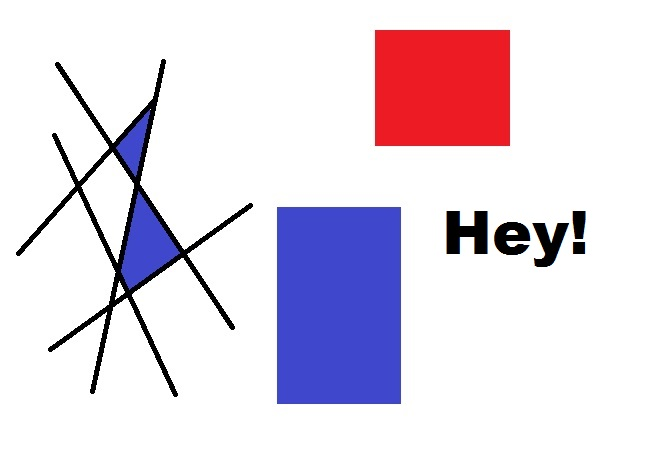
#> input picture PRACTICA_10_Fondo y esquinas/opencv-corner-detection-sample.jpg, 653 x 457 px, given in place of the camera
$ python 'P7_Filtro_Final mejorado Pt.2.py'
#> lines starting #> are read from the running program, lines starting #| are printed output that depends on the picture; after the words box and inside, x2 and y2 are one past the last pixel; in counts of white or black regions, pixels touching at a corner belong together
import cv2
import numpy as np

# Inicializar la cámara
cap = cv2.VideoCapture(0)

# Rango de azul definido en RGB (más intuitivo para ti)
min_RGB = np.array([0, 0, 150])
max_RGB = np.array([80, 150, 250])

# Convertir a BGR (formato que usa OpenCV)
bgr_min = min_RGB[::-1]
bgr_max = max_RGB[::-1]

# Crear barra visual del rango de color
def create_color_bar(min_color, max_color, width=300, height=50):
#> called with min_color = array of shape (3,), max_color = array of shape (3,), width = 300, height = 50
    bar = np.zeros((height, width, 3), dtype=np.uint8)
    for i in range(width):
        alpha = i / width
        color = (1 - alpha) * min_color + alpha * max_color
        bar[:, i] = color
    return bar.astype(np.uint8)

color_bar = create_color_bar(bgr_min, bgr_max)

# Bucle principal
while True:
    ret, frame = cap.read()
#> frame is the input picture: shape (457, 653, 3); mean B, G, R 229.7, 216.9, 227
    if not ret:
        break

    # Crear máscara cruda desde la imagen original
    mask = cv2.inRange(frame, bgr_min, bgr_max)
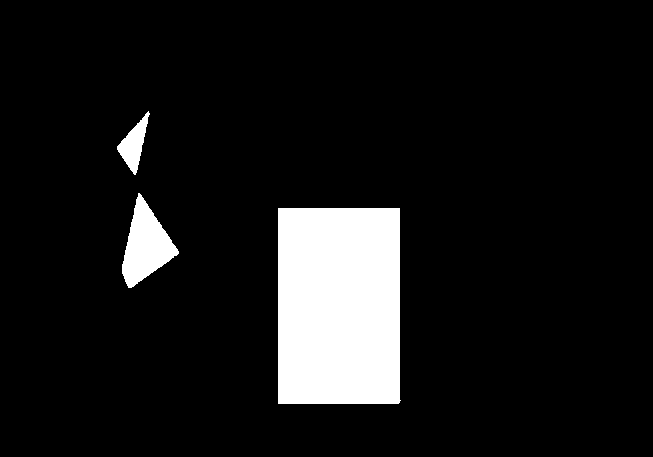
#> mask: shape (457, 653); 9.3% white; 3 white regions, box (x1, y1, x2, y2) and area: (278, 208, 401, 404) 23912, (122, 193, 179, 288) 2811, (117, 111, 150, 175) 897

    # Aplicar la máscara cruda a la imagen original
    res_crudo = cv2.bitwise_and(frame, frame, mask=mask)
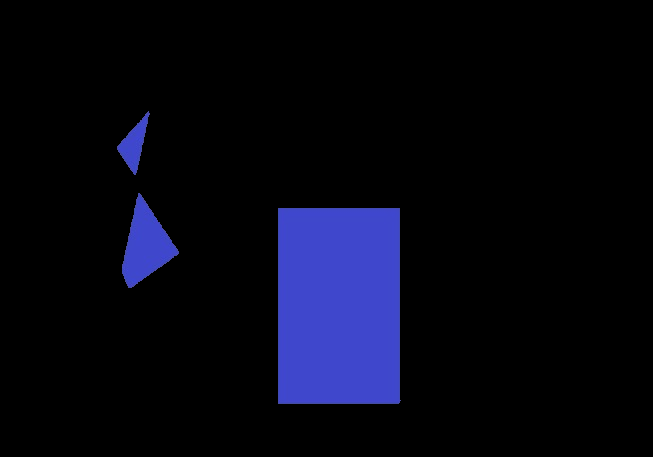
#> res_crudo: shape (457, 653, 3); mean B, G, R 18.7, 6.6, 5.9

    # Crear kernel para operaciones morfológicas
    kernel = np.ones((6, 6), np.uint8)

    # === ORDEN: TopHat → Cierre → BlackHat ===

    # 1. TopHat sobre la máscara cruda
    tophat = cv2.morphologyEx(mask, cv2.MORPH_TOPHAT, kernel)
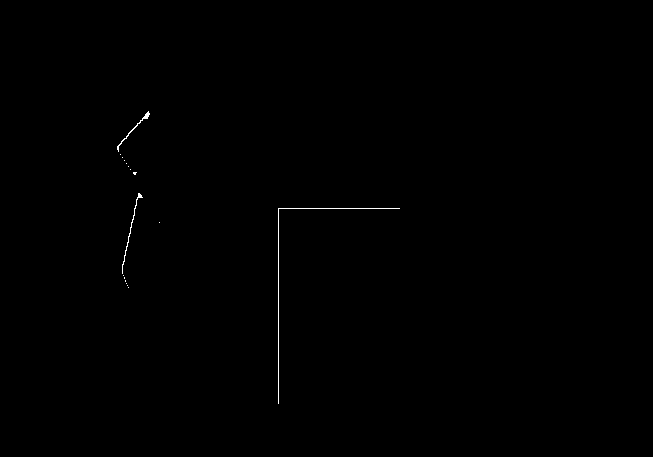
#> tophat: shape (457, 653); 0.18% white in thin lines or dots, all inside (x1, y1, x2, y2) = (117, 111, 400, 404)

    # 2. Cierre aplicado a la imagen resultante del TopHat
    closing = cv2.morphologyEx(tophat, cv2.MORPH_CLOSE, kernel)
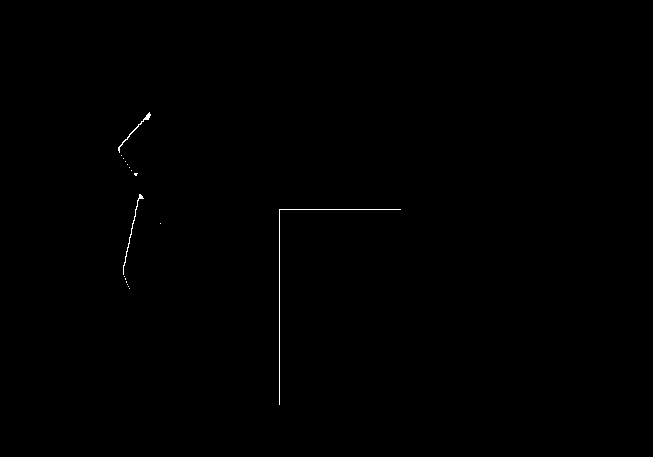
#> closing: shape (457, 653); 0.18% white in thin lines or dots, all inside (x1, y1, x2, y2) = (118, 112, 401, 405)

    # 3. BlackHat sobre la imagen del cierre
    blackhat = cv2.morphologyEx(closing, cv2.MORPH_BLACKHAT, kernel)
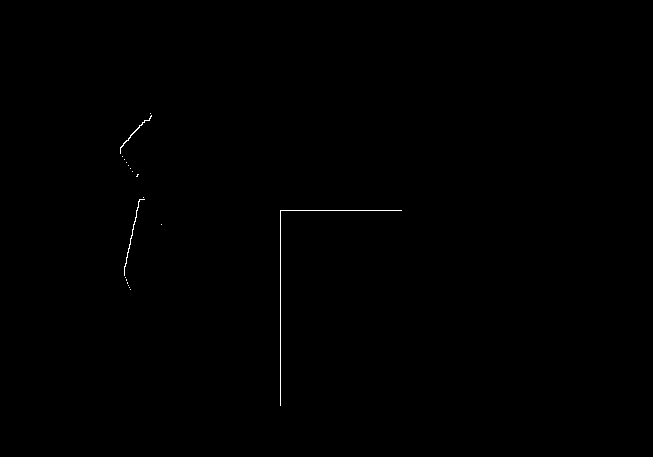
#> blackhat: shape (457, 653); 0.17% white in thin lines or dots, all inside (x1, y1, x2, y2) = (120, 113, 402, 406)

    # 4. Resultado final: aplicar esta máscara (blackhat) al frame
    resultado_final = cv2.bitwise_and(frame, frame, mask=blackhat)

    # Mostrar todas las ventanas
    cv2.imshow('Original', frame)
    cv2.imshow('Mascara Cruda', mask)
    cv2.imshow('Crudo Aplicado', res_crudo)
    #cv2.imshow('TopHat', tophat)
    cv2.imshow('Cierre (después de TopHat)', closing)
    cv2.imshow('BlackHat (después de Cierre)', blackhat)
    cv2.imshow('Resultado Final', resultado_final)
    cv2.imshow('Color Range (RGB)', color_bar)
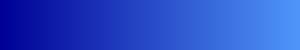
#> window 'Color Range (RGB)': shape (50, 300, 3); mean B, G, R 199.5, 74.5, 39.4

    # Salir con ESC
    if cv2.waitKey(5) & 0xFF == 27:
#> (key Esc is pressed here)
        break

# Liberar recursos
cap.release()
cv2.destroyAllWindows()

$ run again, on PRACTICA_10_Fondo y esquinas/fig.jpg
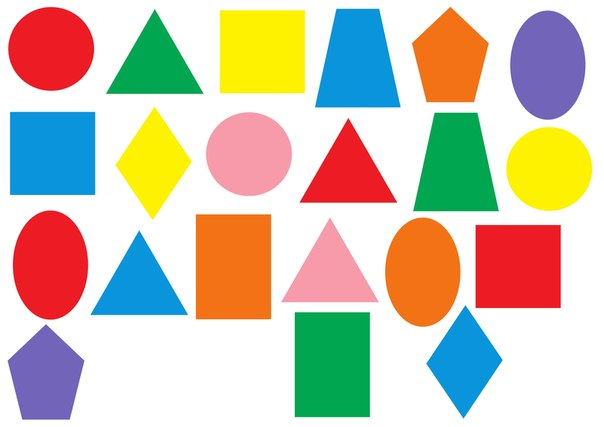
#> input picture PRACTICA_10_Fondo y esquinas/fig.jpg, 604 x 427 px, given in place of the camera
#> frame is the input picture: shape (427, 604, 3); mean B, G, R 178.5, 196.4, 206.1
#> `mask = cv2.inRange(frame, bgr_min, bgr_max)`:
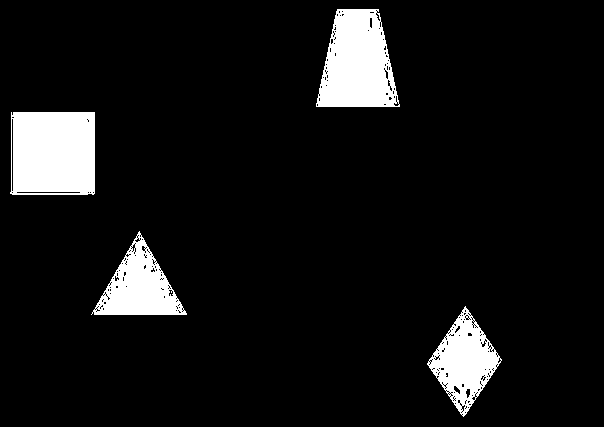
#> mask: shape (427, 604); 7.9% white; 4 white regions, box (x1, y1, x2, y2) and area: (10, 112, 95, 195) 6821, (316, 9, 400, 107) 5982, (427, 306, 502, 417) 3825, (91, 231, 187, 315) 3812
#> tophat: shape (427, 604); 1.2% white in thin lines or dots, all inside (x1, y1, x2, y2) = (10, 9, 502, 417)
#> closing: shape (427, 604); 1.5% white; 23 white regions (13 under 20 px), largest, box (x1, y1, x2, y2) and area: (92, 232, 169, 316) 896, (428, 307, 482, 383) 664, (317, 10, 387, 108) 594
#> `blackhat = cv2.morphologyEx(closing, cv2.MORPH_BLACKHAT, kernel)`:
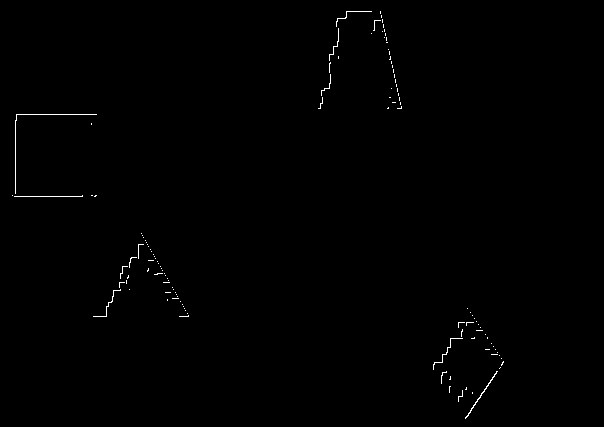
#> blackhat: shape (427, 604); 0.39% white in thin lines or dots, all inside (x1, y1, x2, y2) = (12, 11, 504, 419)
